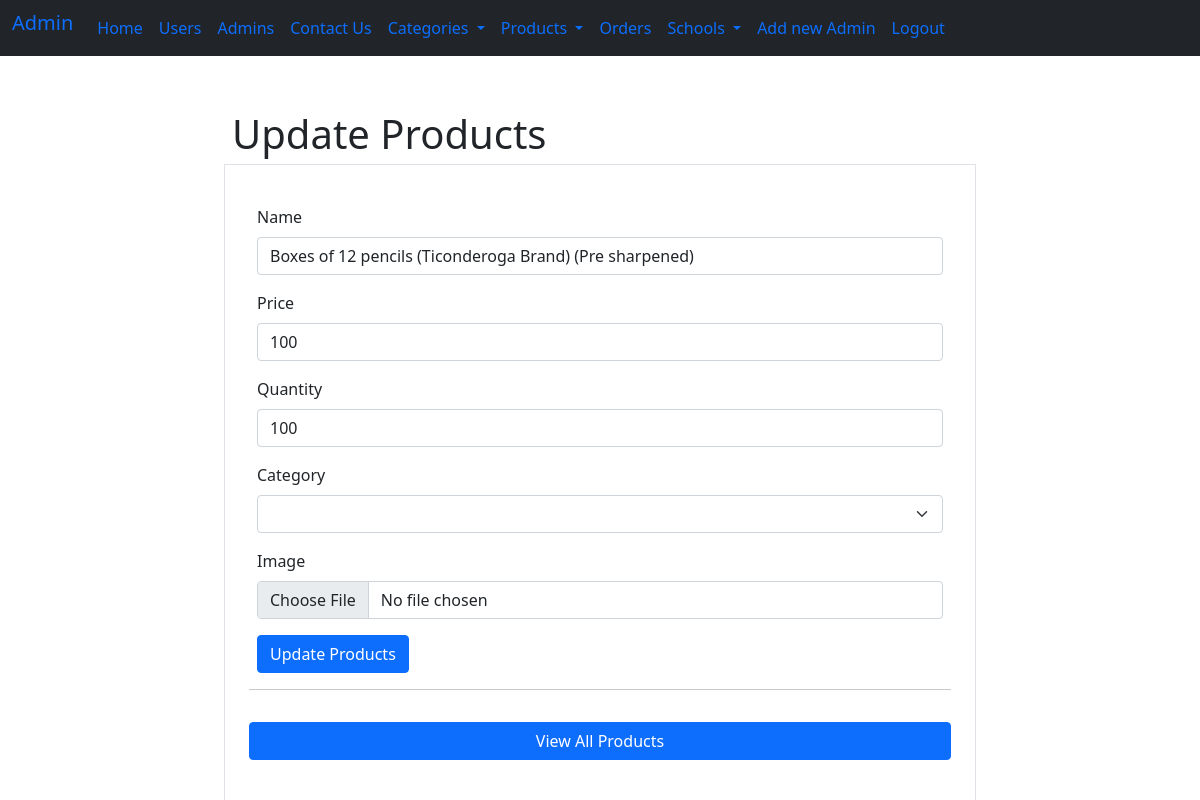
The page /admin/update-products.php?id=1 on the database its author committed.
### tables this page shows
CREATE TABLE `products` (
  `id` int(11) NOT NULL,
  `user_id` int(11) NOT NULL,
  `categ_id` int(11) NOT NULL,
  `name` varchar(100) NOT NULL,
  `price` int(25) NOT NULL,
  `IMG` varchar(500) NOT NULL,
  `quantity` int(50) NOT NULL,
  `created_at` timestamp NOT NULL DEFAULT current_timestamp()
);

### admin/update-products.php (the view, shortened to what this page needs)
<?php
include ('nav.php');
include ('../database/db.php');
if(isset($_GET['id'])){
    $id=$_GET['id'];
    $sql1="SELECT *  from  `products` where   `id`='$id'";
    $result1=mysqli_query($conn,$sql1);
    $row=mysqli_fetch_assoc($result1);
}
?>
<div class="container pt-5">
    <div class="row">
        <div class="col-8 mx-auto">
            <p class="fs-1">Update Products</p>
            <form class="row g-3 border p-4" action="../products/update.php?id=<?php echo $id;?>" method="POST" enctype="multipart/form-data">
                <div class="col-12">
                    <label class="form-label">Name</label>
                    <input type="text" name="prodctname" class="form-control" value="<?php if(isset($row['name'])): echo $row['name']; endif; ?>" >
                </div>
                <div class="col-12">
                    <label class="form-label">Price</label>
                    <input type="number" name="prodctprice" class="form-control" value="<?php if(isset($row['price'])): echo $row['price']; endif; ?>">
                </div>
                <div class="col-12">
                    <label class="form-label">Quantity</label>
                    <input type="number" name="quantity" class="form-control" value="<?php if(isset($row['quantity'])): echo $row['quantity']; endif; ?>">
                </div>
                <div class="col-12">
                    <label class="form-label">Category</label>
                    <select class="form-select" aria-label="Default select example" name="category">
                    </select>
                </div>
                <div class="col-12">
                    <label class="form-label">Image</label>
                    <input type="file" name="IMG" class="form-control" >
                </div>
                <div class="col-12">
                    <button type="submit" name="submit" class="btn btn-primary">Update Products</button>
                </div>
                <hr>
                <a href="viewproducts.php" class="btn btn-primary mb-3" >View All
                    Products</a>
            </form>

### rows shown on the page
products: prodctname "Boxes of 12 pencils (Ticonderoga Brand) (Pre sharpened)", prodctprice "100", quantity "100"
